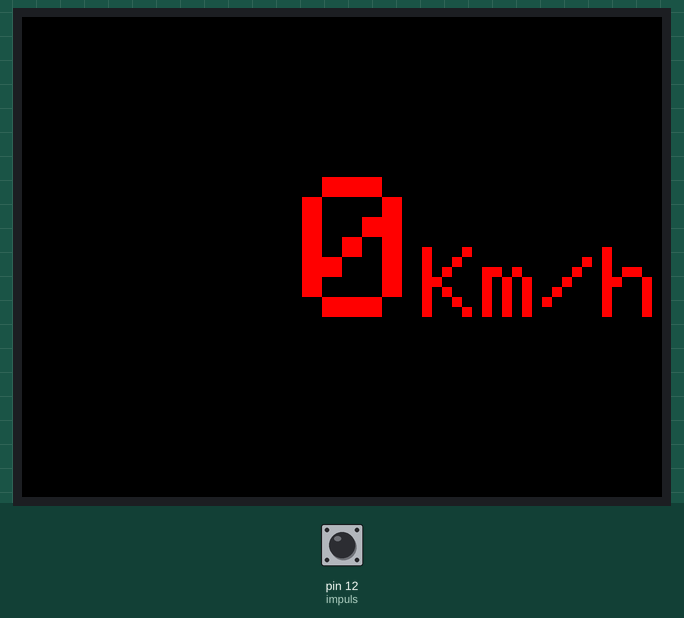
Recording of a sketch running on a simulated Arduino Uno, built with avr-gcc and run on an emulated ATmega328P. Shown: 320×240 colour display. The inputs (shaded band) are chosen by the test bench; at power-on: pin 12 (impuls) LOW. What the sketch prints to the serial monitor is not drawn.

Above: at 1.6 s.
1.7 s: pin 12 (impuls) pulled HIGH for 0.15 s
At 2.8 s:
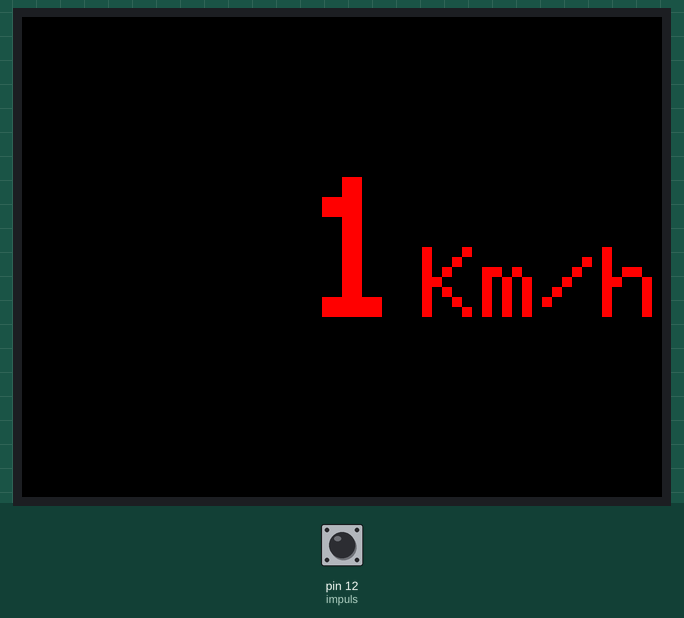
Timing chart, 0 to 4.7 s (numbered marks = the images above; inputs shaded):
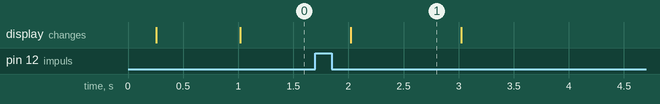

The sketch:

Speed_impuls_D12_V1.4_finish.ino
```cpp
// IMPORTANT: Adafruit_TFTLCD LIBRARY MUST BE SPECIFICALLY
// CONFIGURED FOR EITHER THE TFT SHIELD OR THE BREAKOUT BOARD.
// SEE RELEVANT COMMENTS IN Adafruit_TFTLCD.h FOR SETUP.

#include <Adafruit_GFX.h>    // Core graphics library
#include <Adafruit_TFTLCD.h> // Hardware-specific library

// The control pins for the LCD can be assigned to any digital or
// analog pins...but we'll use the analog pins as this allows us to
// double up the pins with the touch screen (see the TFT paint example).
#define LCD_CS A3 // Chip Select goes to Analog 3
#define LCD_CD A2 // Command/Data goes to Analog 2
#define LCD_WR A1 // LCD Write goes to Analog 1
#define LCD_RD A0 // LCD Read goes to Analog 0

#define LCD_RESET A4 // Can alternately just connect to Arduino's reset pin

// When using the BREAKOUT BOARD only, use these 8 data lines to the LCD:
// For the Arduino Uno, Duemilanove, Diecimila, etc.:
//   D0 connects to digital pin 8  (Notice these are
//   D1 connects to digital pin 9   NOT in order!)
//   D2 connects to digital pin 2
//   D3 connects to digital pin 3
//   D4 connects to digital pin 4
//   D5 connects to digital pin 5
//   D6 connects to digital pin 6
//   D7 connects to digital pin 7
// For the Arduino Mega, use digital pins 22 through 29
// (on the 2-row header at the end of the board).

// Assign human-readable names to some common 16-bit color values:
#define BLACK   0x0000
#define BLUE    0x001F
#define RED     0xF800
#define GREEN   0x07E0
#define CYAN    0x07FF
#define MAGENTA 0xF81F
#define YELLOW  0xFFE0
#define WHITE   0xFFFF
#define rotation 1


Adafruit_TFTLCD tft(LCD_CS, LCD_CD, LCD_WR, LCD_RD, LCD_RESET);
// If using the shield, all control and data lines are fixed, and
// a simpler declaration can optionally be used:
// Adafruit_TFTLCD tft;

const int impuls = 12;           // порт, читающий импульсы

void setup(void) {
pinMode(impuls, INPUT);

  Serial.begin(9600);
  Serial.println(F("TFT LCD test"));

#ifdef USE_ADAFRUIT_SHIELD_PINOUT
  Serial.println(F("Using Adafruit 2.8\" TFT Arduino Shield Pinout"));
#else
  Serial.println(F("Using Adafruit 2.8\" TFT Breakout Board Pinout"));
#endif

  Serial.print("TFT size is "); Serial.print(tft.width()); Serial.print("x"); Serial.println(tft.height());


  tft.reset();
  delay(10);

  tft.begin(0x9341);

  //настройки экрана
  tft.fillScreen(BLACK);      //заливка
  tft.setRotation(rotation);  //поворот
  tft.setCursor(0, 0);        //координаты
  tft.setTextColor(RED);      //цвет текста
  tft.setTextSize(10);        //размер текста

}
long previousMillis = 0;     // здесь будет храниться время последнего изменения состояния светодиода
long interval = 1000;        // интервал мигания в миллисекундах
long i = 0;                  // кол-во импульсов за промежуток времени
long k = 2500;               //коэффициент импульсов спидометра
long kmh = 0;                //километры в час
long pred;                   //запоминает предыдущее значение X
int sign = 0;
String predSpeedo;           //строка для запоминания предыдущего значения X

void loop(void) {
      if((digitalRead(impuls) == HIGH) && (sign == 0) ){
         i++;
         sign = 1;
      }
      if(digitalRead(impuls) == LOW ){
        sign = 0;
      }
      Serial.println(i);
      if (millis() - previousMillis > interval) {
      previousMillis = millis();
        //kmh = i/k;
        kmh = i*3600/k;
        long X = kmh;
        if (X!=pred){ //-постоянно обновляем единицы, если предыдущее значение не равно настоящему
          tft.fillRect(135, 80, 55, 80, BLACK);
        }
        if (X < 10){
          tft.setCursor(140,80);
          Text(X);
        }
        if ((X > 9) && (X < 100)) {
          tft.setCursor(80, 80);
          Text(X);
        }
        if (X >= 100){
          tft.setCursor(20, 80);
          Text(X);
        }
        pred = X;               // запоминаем значение X
        predSpeedo = String(X); // запоминаем значение X в строке
        i = 0;
      }

}

unsigned long Text(long X) {

 /* if (X < pred){ //Если предыдущее значение X больше текущего, обновляем экран
    tft.fillRect(20, 80, 110, 80, BLACK);
  }if (((X%10==0) || (X%10==1) || (X%10==2) || (X%10==3) || (X%10==4) || (X%10==5) || (X%10==6) || (X%10==7) || (X%10==8) || (X%10==9)) && (X!=pred)){ //ужасная конструкция работает, но мигают десятые при обновлении
    tft.fillRect(80, 80, 55, 80, BLACK);
  }
  if ((X%100==0) && (X!=pred)){
    tft.fillRect(20, 80, 55, 80, BLACK);
  }
  if ((X == 100) && (X!=pred)){
    tft.fillRect(80, 80, 55, 80, BLACK);
  }
  if (X%100==99){//если знычение уменьшается обновляем сотни
    tft.fillRect(20, 80, 55, 80, BLACK);
  }
  if (X%10==9){//если знычение уменьшается обновляем десятки
    tft.fillRect(80, 80, 55, 80, BLACK);
  }*/

  /*-------------Работаем со строками---------------*/
  String speedo = String(X);                              //преобразуем число в строку

  if(speedo.length() == 2){                               //проверяем длину строки в 2 символа
    String speedo2 = speedo.substring(0,1);               //запоминаем первое число строки
    String predSpeedo2 = predSpeedo.substring(0,1);       //декларируем строку для первого числа из предыдущих показаний
    if(speedo2.toInt() != predSpeedo2.toInt()){           //если они не равны, то:
      tft.fillRect(80, 80, 55, 80, BLACK);
    }
  } else if(speedo.length() == 3){                        //проверяем длину строки в 3 символа
    String speedo3_1 = speedo.substring(0,1);             //запоминаем первое число строки
    String speedo3_2 = speedo.substring(1,2);             //запоминаем второе число строки

    String predSpeedo3_1 = predSpeedo.substring(0,1);     //декларируем строку для первого числа из предыдущих показаний
    String predSpeedo3_2 = predSpeedo.substring(1,2);     //декларируем строку для второго числа из предыдущих показаний

    if(speedo3_1.toInt() != predSpeedo3_1.toInt()){       //если они не равны, то:
      tft.fillRect(20, 80, 55, 80, BLACK);
    }
    if(speedo3_2.toInt() != predSpeedo3_2.toInt()){       //если они не равны, то:
      tft.fillRect(80, 80, 55, 80, BLACK);
    }
  } else if(speedo.length() == 1){
    tft.fillRect(20, 80, 110, 80, BLACK);
  }

  /*-------------конец преобразования строк---------------*/

  tft.print(X);

  tft.setTextSize(5);         //размер текста
  tft.setCursor(200,115);
  tft.print("Km/h");

  tft.setTextSize(10);        //размер текста
}
```

Measured:
- after the input at 1.7 s, the display: changes after 0.32 s (image 1)
- what the display in image 1 shows lasts 1.0 s, from 2.0 s to 3.0 s
